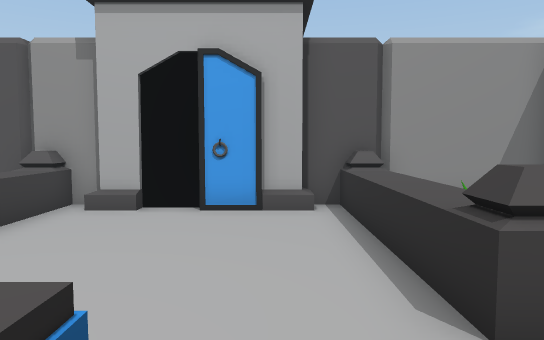
view 1 (above)

15 first-person views from a walk through a scene from a Unity 3-D project. The camera is 1.4 m above the floor, tilts 4° down and sees 70° across. The floor is counted in squares, 1 m on a side. Each view is taken from the middle of a square. On the plan, view 1 faces up. The plan holds only what a view shows up to about 16 squares ahead; the rest is blank. The place goes on beyond the plan. The player is left out. Some animated figures are left out.

view 2
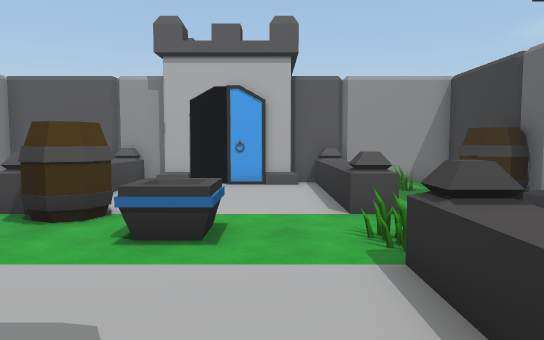

view 3
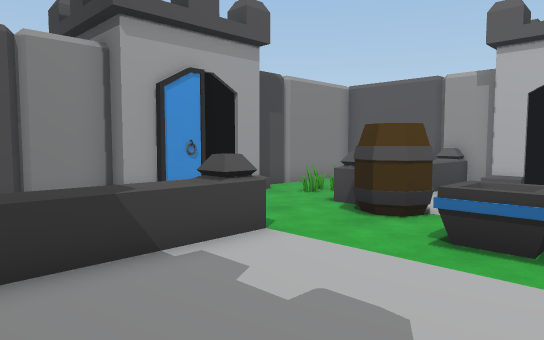

view 4
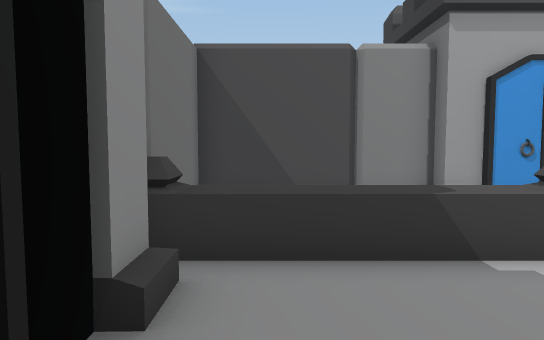

view 5
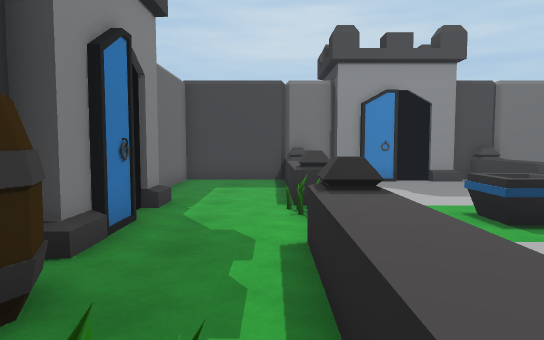

view 6
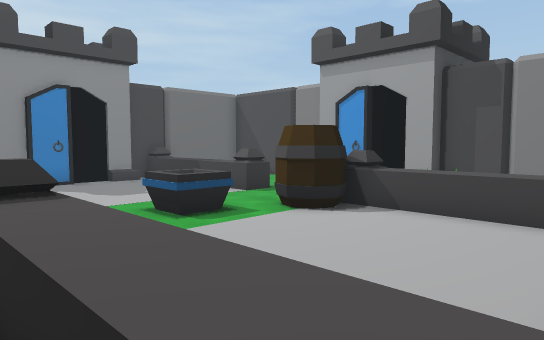

view 7
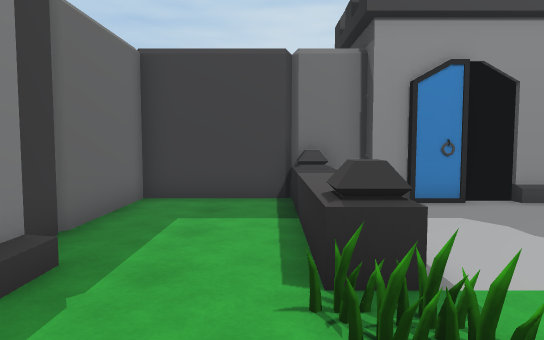

view 8
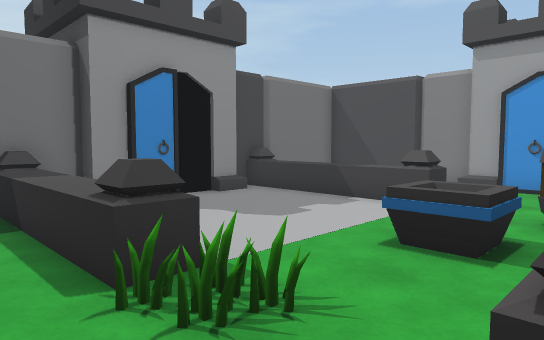

view 9
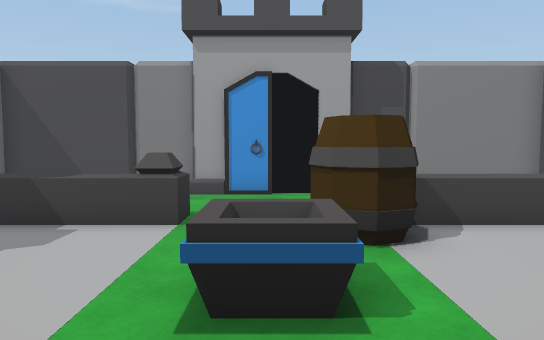

view 10
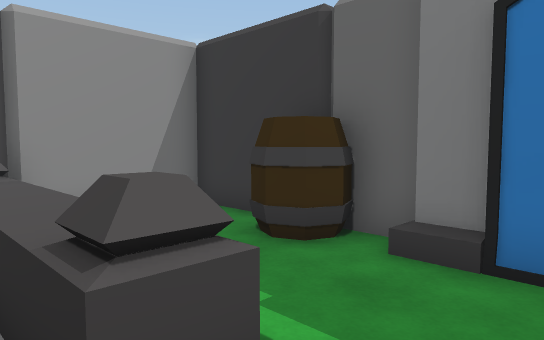

view 11
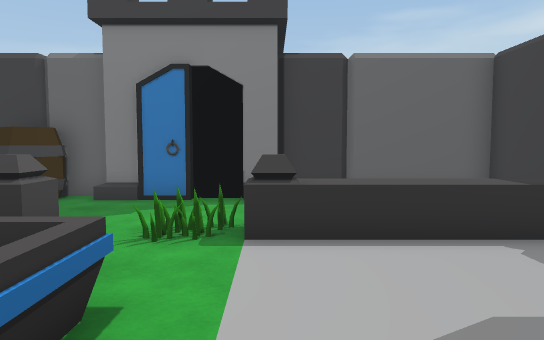

view 12
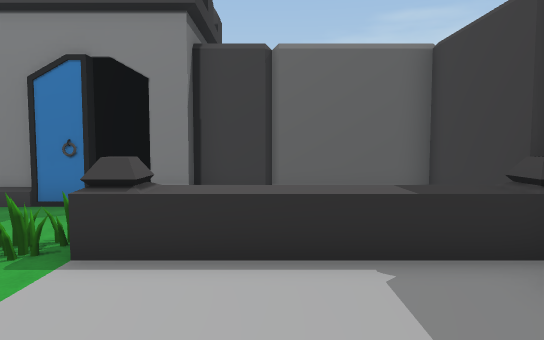

view 13
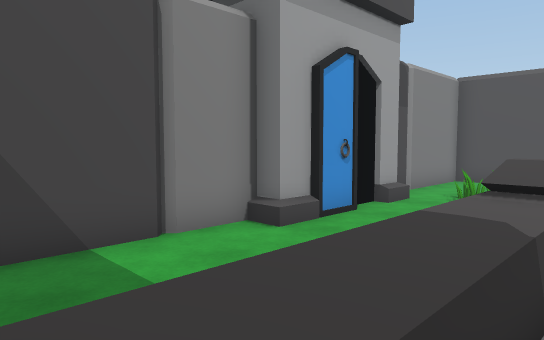

view 14
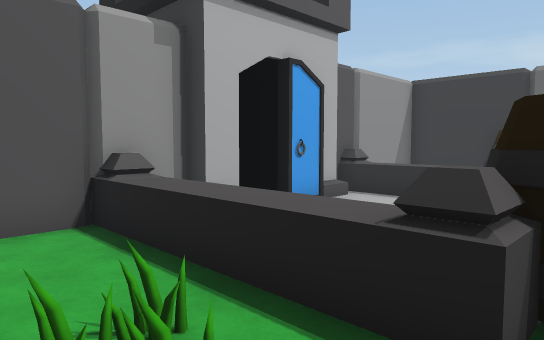

view 15
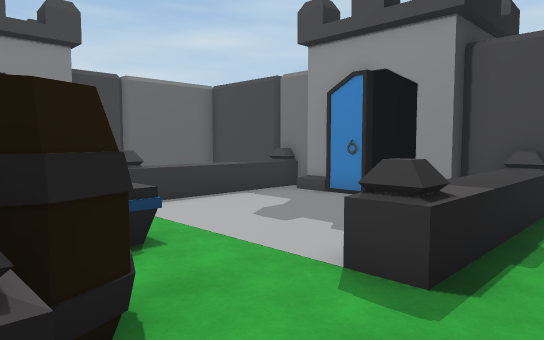

### Floor plan
Key: @ floor where view 1 was taken; # wall or solid block; x gap in a wall; . floor; = window, fence, low wall or low ledge; ^ raised ledge; B barrel; O other object.
Columns run from 10 left of view 1 to 7 right of it. Each row starts with its distance up from view 1.
  9  OOOO###   OO####
  8  #...^.####.^. .O
  7  #...^......^ ..O
  6  #...^......^ ..BO
  5 OO...^......^..BBO
  4  O...^......^...#
  3 O#...#BB....=...#
  2  #....BBx=......#
  1  #......^^......#
  0  #......==@.....#
 -1  #...=......=...#O
 -2  #...^......^...O
 -3 OO. .^......^...OO
 -4  O. .^......^...#
 -5  O. .^......^...#
 -6  O   ^.####.^...#
 -7 O####OO   ###OOOO

Where each view was taken, in squares from view 1:
view 1: 0 up, 0 right, facing up
view 2: 5 down, 0 right, facing up
view 3: 5 down, 0 right, facing up-left
view 4: 5 down, 0 right, facing left
view 5: 8 up, 3 right, facing down
view 6: 8 up, 3 right, facing down-left
view 7: 3 up, 3 right, facing down
view 8: 3 up, 4 right, facing down-left
view 9: 1 up, 2 right, facing left
view 10: 1 up, 1 right, facing up-right
view 11: 1 down, 4 left, facing right
view 12: 3 down, 3 left, facing right
view 13: 6 down, 4 left, facing up-left
view 14: 2 up, 8 left, facing up-right
view 15: 3 up, 7 left, facing down-right
